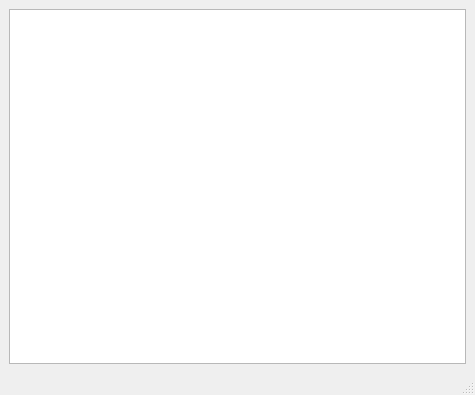
<?xml version="1.0" encoding="UTF-8"?>
<ui version="4.0">
 <class>MainWindow</class>
 <widget class="QMainWindow" name="MainWindow">
  <property name="geometry">
   <rect>
    <x>0</x>
    <y>0</y>
    <width>475</width>
    <height>395</height>
   </rect>
  </property>
  <property name="windowTitle">
   <string>MainWindow</string>
  </property>
  <widget class="QWidget" name="centralwidget">
   <layout class="QHBoxLayout" name="horizontalLayout">
    <item>
     <widget class="QTextBrowser" name="textBrowser">
      <property name="styleSheet">
       <string notr="true">body {
  background-color: powderblue;
}
h1 {
  color: red;
}
p {
  color: red;
}</string>
      </property>
     </widget>
    </item>
   </layout>
  </widget>
  <widget class="QMenuBar" name="menubar">
   <property name="geometry">
    <rect>
     <x>0</x>
     <y>0</y>
     <width>475</width>
     <height>26</height>
    </rect>
   </property>
  </widget>
  <widget class="QStatusBar" name="statusbar"/>
 </widget>
 <resources/>
 <connections/>
</ui>
